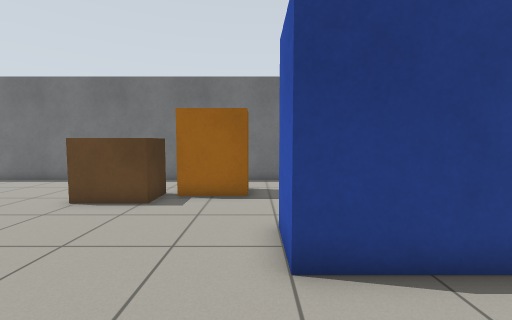
View 1 (above)

21 first-person views from a walk through a Gazebo world. The camera is 0.94 m above the floor, tilts 4° down and sees 90° across. The floor is counted in squares, 0.5 m on a side. Each view is taken from the middle of a square. On the plan, view 1 faces up. The plan holds only what a view shows up to about 15 squares ahead; the rest is blank.

View 2
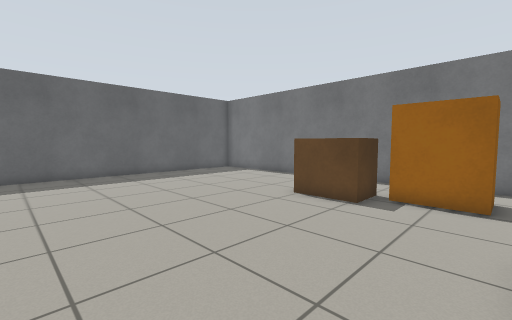

View 3
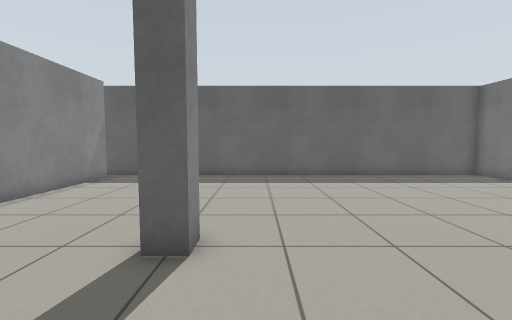

View 4
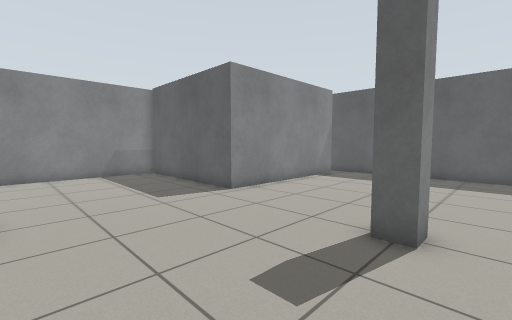

View 5
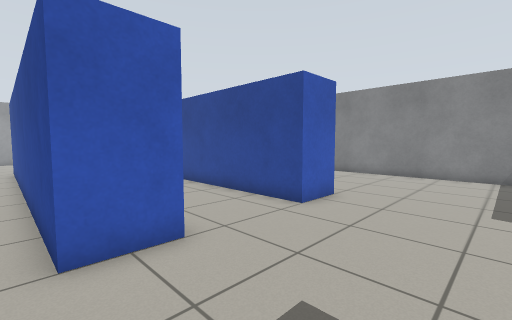

View 6
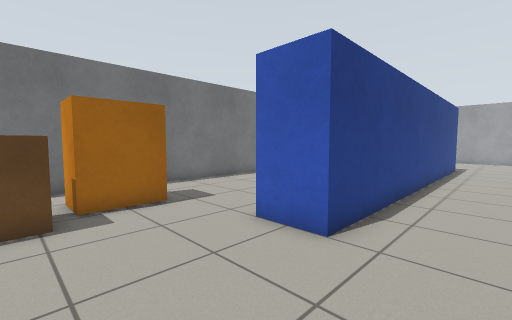

View 7
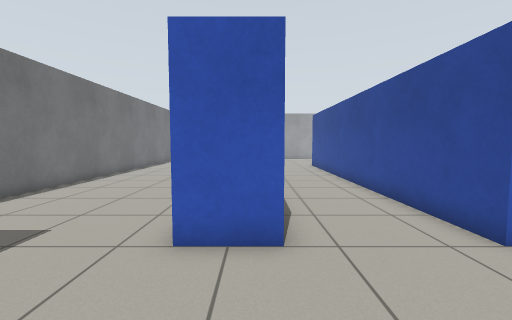

View 8
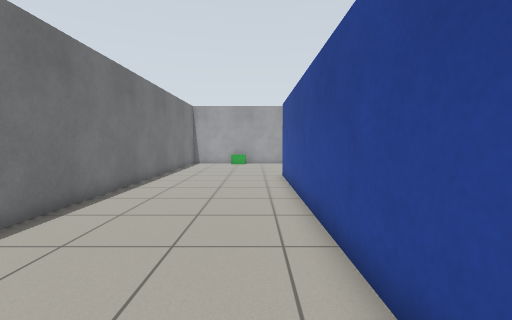

View 9
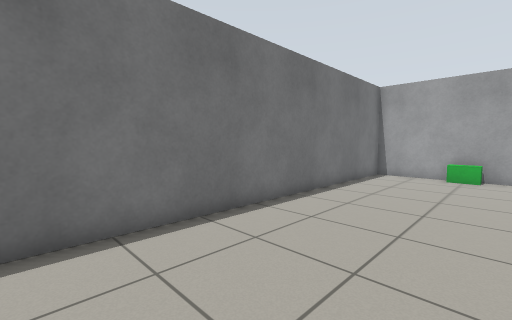

View 10
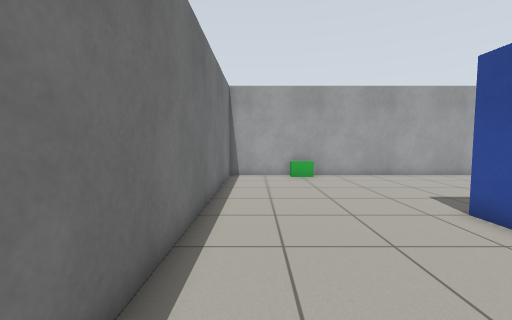

View 11
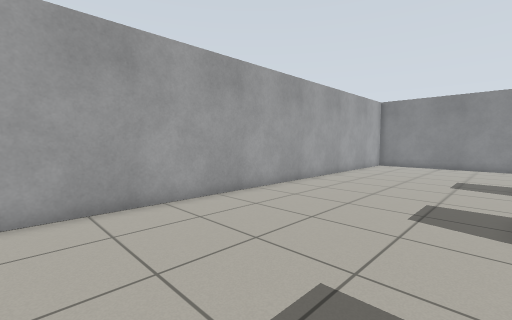

View 12
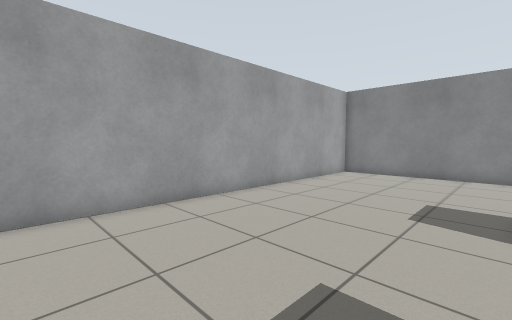

View 13
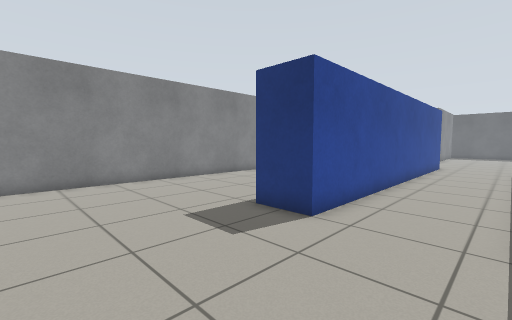

View 14
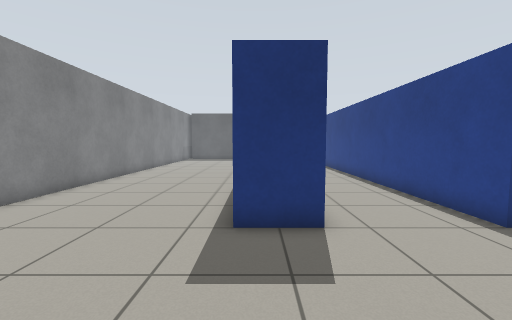

View 15
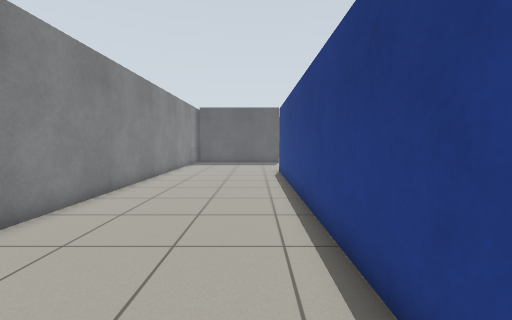

View 16
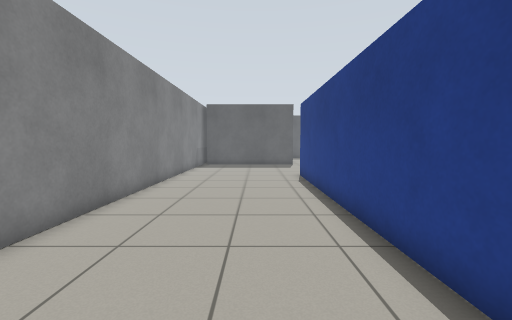

View 17
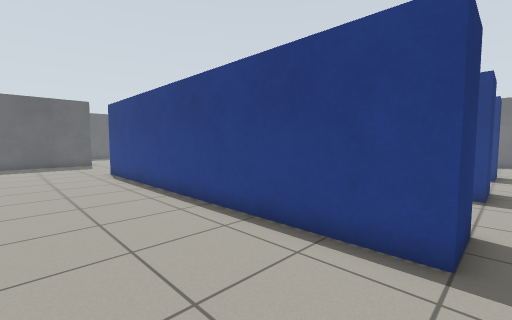

View 18
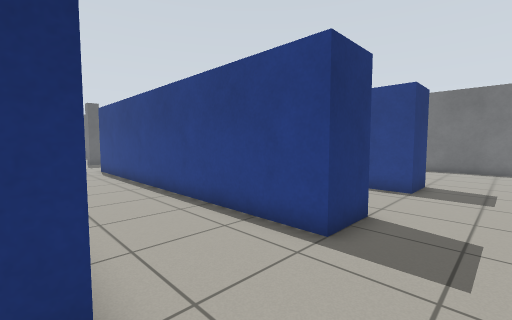

View 19
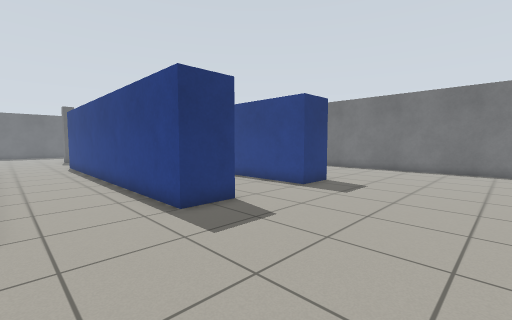

View 20
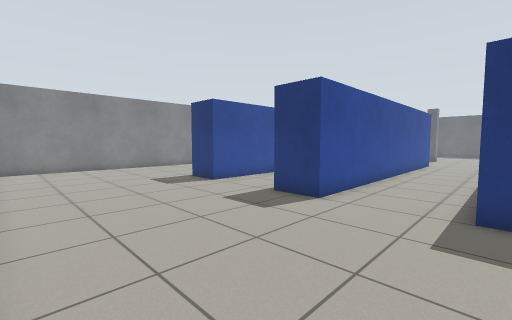

View 21
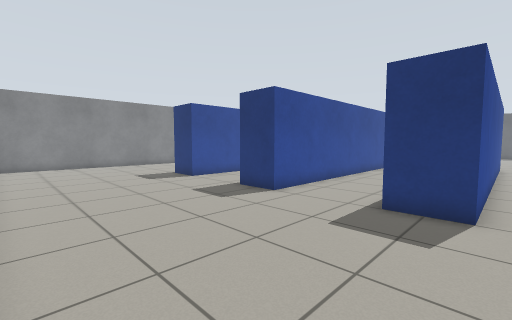

### Floor plan
Key: @ floor where view 1 was taken; # wall or solid block; . floor; B orange box; P pallet; I pillar; G grey box; R green box.
Columns run from 16 left of view 1 to 25 right of it. Each row starts with its distance up from view 1.
 13 ##########################################
 12 #.......    ..  .........................#
 11 #........   ..  .........................#
 10 #.........   .BB.........................#
  9 #......... PP.BB........................R#
  8 #..........PP...........................R#
  7 #........................................#
  6 #........................................#
  5 #................################........#
  4 #................################........#
  3 #........................................#
  2 #........................................#
  1 #........................................#
  0 #...............@........................#
 -1 #..........I.....################........#
 -2 #.........II.....################........#
 -3 #...   ..................................#
 -4      ....................................#
 -5   .......................................#
 -6 #........................................#
 -7 #................################........#
 -8 #.GGGGGGGG.......################........#
 -9 #        G...............................#
-10          G...............................#
-11          G...............................#
-12          G...............................#
-13          G...............................#
-14          G...............................#
-15          G...............................
-16           ###############################

Where each view was taken, in squares from view 1:
view 1: 0 up, 0 right, facing up
view 2: 0 up, 0 right, facing up-left
view 3: 0 up, 1 left, facing left
view 4: 0 up, 0 right, facing down-left
view 5: 0 up, 4 left, facing down-right
view 6: 1 up, 4 left, facing up-right
view 7: 4 up, 4 left, facing right
view 8: 7 up, 2 right, facing right
view 9: 7 up, 9 right, facing up-right
view 10: 11 up, 10 right, facing right
view 11: 6 up, 17 right, facing down-right
view 12: 0 up, 17 right, facing down-right
view 13: 3 down, 22 right, facing down-left
view 14: 8 down, 22 right, facing left
view 15: 10 down, 17 right, facing left
view 16: 11 down, 15 right, facing left
view 17: 13 down, 17 right, facing up-left
view 18: 7 down, 19 right, facing up-left
view 19: 6 down, 23 right, facing up-left
view 20: 4 up, 24 right, facing down-left
view 21: 6 up, 24 right, facing down-left
